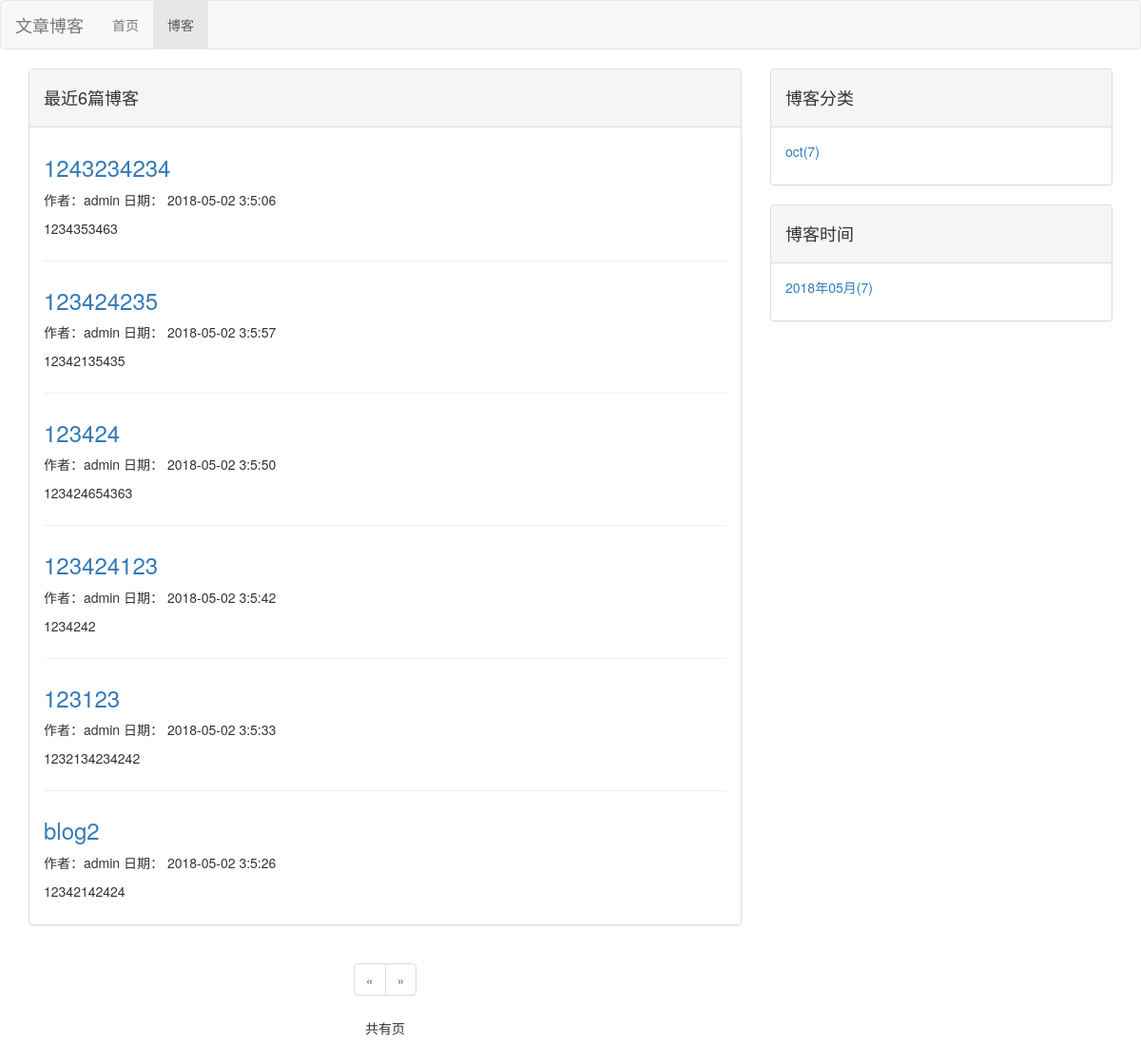
Page /blog/ on the earlier database version.
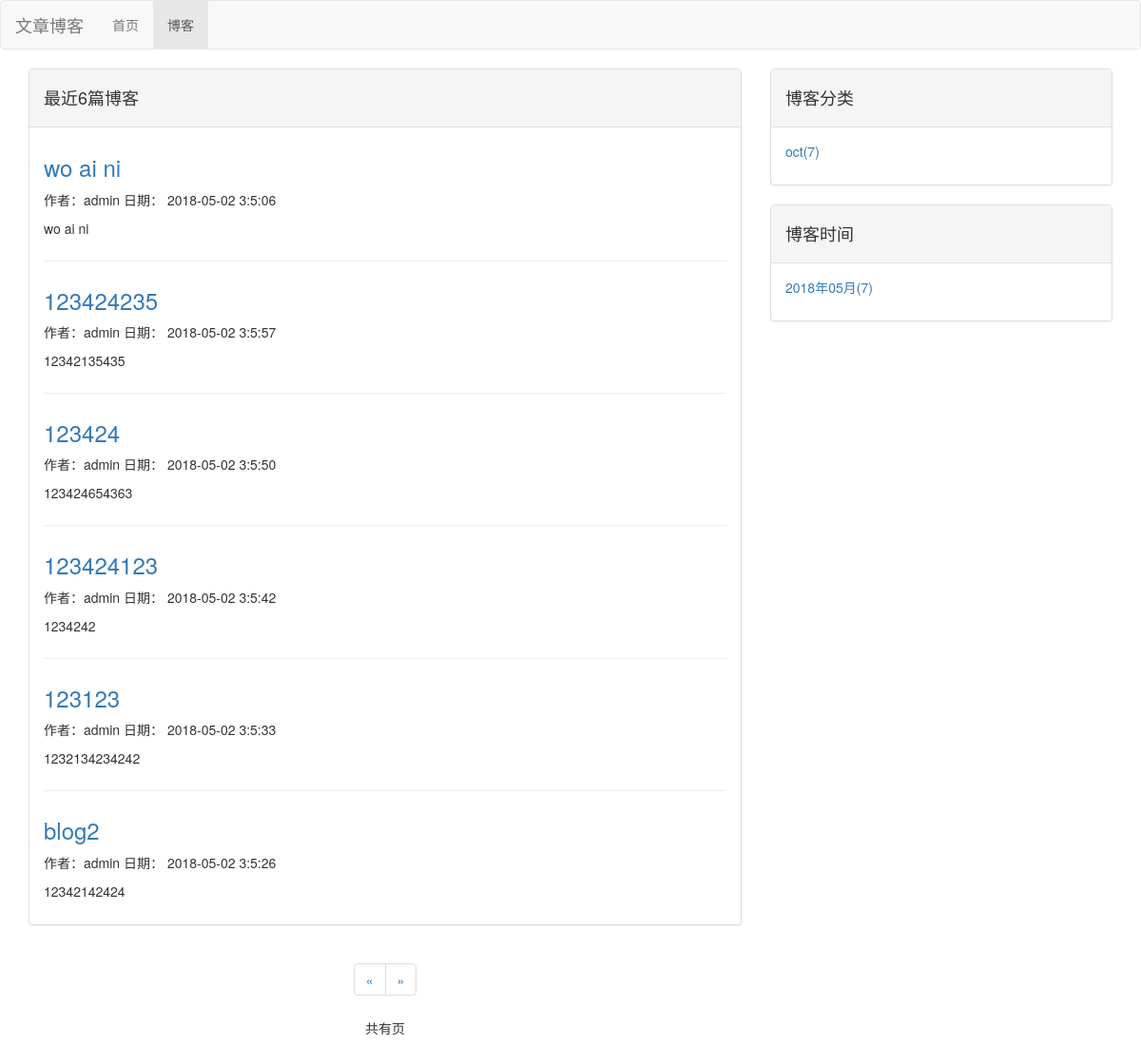
Same page on the later database version.
### blog/models.py (models this page shows, shortened)
class Blog(models.Model,Get_Read_Count_Method):
	title=models.CharField(max_length=50)
	blog_type=models.ForeignKey(BlogType,on_delete=models.CASCADE)
	content=RichTextUploadingField()
	read_details=GenericRelation(Read_Detail)
	author=models.ForeignKey(User,on_delete=models.CASCADE)
	created_time=models.DateTimeField(auto_now_add=True)
	last_updated_time=models.DateTimeField(auto_now_add=True)

class BlogType(models.Model):
	type_name=models.CharField(max_length=15)

### blog/views.py (the view)
# urls.py: urlpatterns=[path('',views.blog_list,name='index'),
def blog_list(request):
	template=loader.get_template('blog/index.html')
	latest_blog_list=Blog.objects.order_by('-last_updated_time')[:6]
	context={
	'latest_blog_list':latest_blog_list,
	}
	context['blog_types']=BlogType.objects.annotate(blog_count=Count('blog'))
	blog_dates=Blog.objects.dates('created_time','month',order="DESC")
	blog_dates_dict={}
	for blog_date in blog_dates:
		blog_count=Blog.objects.filter(created_time__year=blog_date.year,
			created_time__month=blog_date.month).count()
		blog_dates_dict[blog_date]=blog_count
	context['blog_dates']=blog_dates_dict
	return HttpResponse(template.render(context,request))

### templates/blog/index.html
{% extends 'blog_base.html' %}
{% block sum %}最近{{latest_blog_list|length}}篇博客{% endblock  %}
{% block all_blogs %}
	{% for blog in latest_blog_list %}
		<div class="blog">
			<a href="{% url 'blog:detail' blog.pk %}">
			<h3>{{blog.title}}</h3>
			</a>
			<p class="information">作者：{{blog.author}} 日期： {{blog.created_time|date:"Y-m-d g:n:s"}} </p>
			<p>{{blog.content|striptags|truncatechars:120}}</p>
		</div>
	{% empty %}
		<div class="blog">
			<p>--暂无博客--</p>
		</div>
	{% endfor %}
{% endblock %}

### templates/blog_base.html (shortened to what this page needs)
{% extends 'base.html' %}
{% load staticfiles %}
{% block head %}
<link rel="stylesheet" type="text/css" href="{% static 'blog.css' %}">
{% endblock %}
{% block nav_blog_active %}
active
{% endblock %}
{% block content %}
	<div class="container">
		<div class="row">
			<div class="col-md-8">
				<div class="panel panel-default">
					<div class="panel-heading"><h4>{% block sum %}{% endblock  %}</h4></div>
						<div class="panel-body">
							<ul>
								{% block all_blogs %}{% endblock  %}
							</ul>
						</div>
				</div>
				<div class="paginator">
					<ul class="pagination">
						<li>
							{% if blog_list.has_previous %}
								<a href="?page={{blog_list.previous_page_number}}" aria-lable="Previous">
								<span aria-hidden="true">&laquo;</span>
								</a>
							{% else %}
								<span aria-hidden="true">&laquo;</span>
							{% endif %}
						</li>
						<li>
							{% if blog_list.has_next %}
								<a href="?page={{blog_list.next_page_number}}" aria-lable="Next">
								<span aria-hidden="true">&raquo;</span>
								</a>
							{% else %}
								<span aria-hidden="true">&raquo;</span>
							{% endif %}
						</li>
					</ul>
					<p class="sum_page">共有{{blog_list.paginator.num_pages}}页</p>
				</div>
			</div>
			<div class="col-md-4">
				<div class="panel panel-default">
					<div class="panel-heading"><h4>博客分类</h4></div>
						<div class="panel-body">
							<ul class="blog_types">
							{% for blog_type in blog_types %}
								<li>
								<a href="{% url 'blog:blogs_with_type' blog_type.pk %}">{{blog_type.type_name}}({{blog_type.blog_count}})</a>
								</li>
							{% empty %}
								<li>暂无分类</li>
							{% endfor %}
							</ul>
						</div>
				</div>
				<div class="panel panel-default">
					<div class="panel-heading"><h4>博客时间</h4></div>
						<div class="panel-body">
							<ul class="blog_types">
							{% for blog_date,blog_count in blog_dates.items %}
								<li>
								<a href="{% url 'blog:blogs_with_date' blog_date.year blog_date.month %}">{{blog_date|date:"Y年m月"}}({{blog_count}})</a>
								</li>
							{% empty %}
								<li>暂无分类</li>
							{% endfor %}
							</ul>
						</div>
				</div>
			</div>
		</div>
	</div>
{% endblock %}

### templates/base.html (shortened to what this page needs)
{% load staticfiles %}
<!DOCTYPE html>
<html lang="zh-CN">
<head>
	<link rel="stylesheet" type="text/css" href="{% static 'base.css' %}">
	<link rel="stylesheet" type="text/css" href="{% static 'dist/css/bootstrap.min.css' %}">
	{% block head %}
	{% endblock %}
</head>
<body>
	<div class="navbar navbar-default nvbar-fix-top" role="navigation">
		<div class="contatiner-fluid">
			<div class="navbar-header">
				<a class="navbar-brand" href="{% url 'blog:index' %}">文章博客</a>
			</div>
			<div id="navbar-collapse" class="collapse navbar-collapse">
			<ul class="nav navbar-nav">
				<li class="{% block nav_home_active %}{% endblock %}"><a href="/">首页</a></li>
				<li class="{% block nav_blog_active %}{% endblock %}"><a href="{% url 'blog:blogs_all' %}">博客</a></li>
			</ul>
			</div>
		</div>
	</div>
	{% block content %}{% endblock %}
</body>
</html>

### static/base.css (style rules this page uses)
* { margin: 0; padding:0; }
ul.blog_types { list-style-type: none; }

### static/blog.css (style rules this page uses)
div.paginator { text-align: center; }
ul.blog_types { list-style-type: none; }
div.blog:not(:last-child) { margin-bottom: 2em; padding-bottom: 1em; border-bottom: 1px solid #eee; }
div.blog h3 { margin-top: 0.6em; }
div.blog p.information { margin-bottom: : 0; }

Differences in the rows shown:
changed Blog (number 1 of 6 on the later page): title "1243234234" → "wo ai ni"; content "1234353463" → "wo ai ni"
